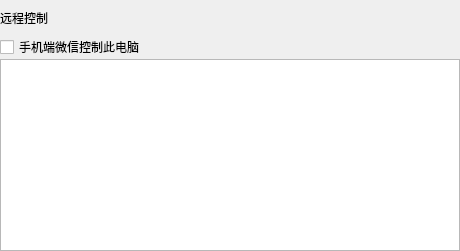
         <widget class="QWidget" name="page_33">
          <layout class="QVBoxLayout" name="verticalLayout_11">
           <property name="spacing">
            <number>0</number>
           </property>
           <property name="leftMargin">
            <number>0</number>
           </property>
           <property name="topMargin">
            <number>0</number>
           </property>
           <property name="rightMargin">
            <number>0</number>
           </property>
           <property name="bottomMargin">
            <number>0</number>
           </property>
           <item>
            <widget class="QWidget" name="verticalWidget" native="true">
             <layout class="QVBoxLayout" name="verticalLayout_9">
              <property name="spacing">
               <number>0</number>
              </property>
              <property name="leftMargin">
               <number>0</number>
              </property>
              <property name="topMargin">
               <number>0</number>
              </property>
              <property name="rightMargin">
               <number>0</number>
              </property>
              <property name="bottomMargin">
               <number>0</number>
              </property>
              <item>
               <widget class="QLabel" name="label_text_friend_2">
                <property name="minimumSize">
                 <size>
                  <width>0</width>
                  <height>35</height>
                 </size>
                </property>
                <property name="maximumSize">
                 <size>
                  <width>16777215</width>
                  <height>35</height>
                 </size>
                </property>
                <property name="text">
                 <string>远程控制</string>
                </property>
               </widget>
              </item>
              <item alignment="Qt::AlignHCenter">
               <widget class="QCheckBox" name="checkBox_remote">
                <property name="minimumSize">
                 <size>
                  <width>460</width>
                  <height>0</height>
                 </size>
                </property>
                <property name="focusPolicy">
                 <enum>Qt::TabFocus</enum>
                </property>
                <property name="text">
                 <string>手机端微信控制此电脑</string>
                </property>
               </widget>
              </item>
              <item>
               <widget class="QTextEdit" name="textEdit_remote">
                <property name="enabled">
                 <bool>true</bool>
                </property>
               </widget>
              </item>
             </layout>
            </widget>
           </item>
          </layout>
         </widget>
